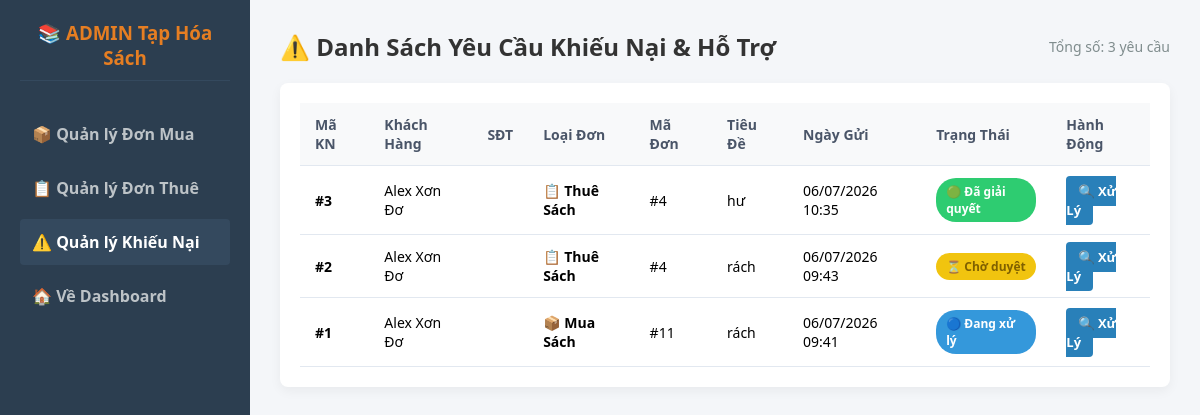
The app's page /admin/admin_khieu_nai.php with its own data.
### tables this page shows
CREATE TABLE `khieu_nai` (
  `id` int(11) NOT NULL,
  `id_nguoi_dung` int(11) NOT NULL,
  `loai_don` enum('mua','thue') NOT NULL COMMENT 'Phân loại khiếu nại đơn mua hay đơn thuê',
  `id_don_hang` int(11) NOT NULL COMMENT 'ID của đơn hàng mua hoặc thuê tương ứng',
  `tieu_de` varchar(255) NOT NULL,
  `noi_dung` text NOT NULL,
  `trang_thai` enum('cho_giai_quyet','dang_xu_ly','da_giai_quyet') DEFAULT 'cho_giai_quyet',
  `phan_hoi_admin` text DEFAULT NULL COMMENT 'Lời nhắn giải quyết từ Admin',
  `ngay_tao` timestamp NOT NULL DEFAULT current_timestamp(),
  `ngay_cap_nhat` timestamp NOT NULL DEFAULT current_timestamp() ON UPDATE current_timestamp()
);

CREATE TABLE `nguoi_dung` (
  `id` int(11) NOT NULL,
  `ten_dang_nhap` varchar(100) NOT NULL,
  `mat_khau` varchar(255) NOT NULL,
  `ho_ten` varchar(255) NOT NULL,
  `email` varchar(100) NOT NULL,
  `vai_tro` enum('khach_hang','admin') DEFAULT 'khach_hang',
  `ngay_tao` timestamp NOT NULL DEFAULT current_timestamp(),
  `so_dien_thoai` varchar(100) NOT NULL
);

### src/admin/admin_khieu_nai.php (the view, shortened to what this page needs)
<?php
require_once '../db.php';
$sql = "SELECT kn.*, nd.ho_ten, nd.so_dien_thoai
        FROM khieu_nai kn
        LEFT JOIN nguoi_dung nd ON kn.id_nguoi_dung = nd.id
        ORDER BY kn.ngay_tao DESC";
$stmt_kn = $ket_noi->query($sql);
$danh_sach_kn = $stmt_kn->fetchAll(PDO::FETCH_ASSOC);
?>
<!DOCTYPE html>
<html lang="vi">
<head>
</head>
<body>
<div class="sidebar">
    <h3>📚 ADMIN Tạp Hóa Sách</h3>
    <a href="admin_don_hang_mua.php">📦 Quản lý Đơn Mua</a>
    <a href="admin_don_hang_thue.php">📋 Quản lý Đơn Thuê</a>
    <a href="admin_khieu_nai.php" class="active">⚠️ Quản lý Khiếu Nại</a>
    <a href="../admin/index.php">🏠 Về Dashboard</a>
</div>
<div class="main-content">
    <h2>⚠️ Danh Sách Yêu Cầu Khiếu Nại & Hỗ Trợ
        <span style="font-size: 14px; color: #7f8c8d; font-weight: normal;">Tổng số: <?php echo count($danh_sach_kn); ?> yêu cầu</span>
    </h2>
    <div class="table-container">
        <table>
            <thead>
                <tr>
                    <th>Mã KN</th>
                    <th>Khách Hàng</th>
                    <th>SĐT</th>
                    <th>Loại Đơn</th>
                    <th>Mã Đơn</th>
                    <th>Tiêu Đề</th>
                    <th>Ngày Gửi</th>
                    <th>Trạng Thái</th>
                    <th>Hành Động</th>
                </tr>
            </thead>
            <tbody>
                <?php if (count($danh_sach_kn) == 0): ?>
                    <tr>
                        <td colspan="9" style="text-align: center; color: #7f8c8d;">Hiện tại chưa có khiếu nại nào từ khách hàng.</td>
                    </tr>
                <?php else: ?>
                    <?php foreach ($danh_sach_kn as $kn): ?>
                        <tr>
                            <td><strong>#<?php echo $kn['id']; ?></strong></td>
                            <td><?php echo htmlspecialchars($kn['ho_ten']); ?></td>
                            <td><?php echo htmlspecialchars($kn['so_dien_thoai']); ?></td>
                            <td><strong><?php echo ($kn['loai_don'] == 'mua') ? '📦 Mua Sách' : '📋 Thuê Sách'; ?></strong></td>
                            <td>#<?php echo $kn['id_don_hang']; ?></td>
                            <td style="max-width: 180px; white-space: nowrap; overflow: hidden; text-overflow: ellipsis;"><?php echo htmlspecialchars($kn['tieu_de']); ?></td>
                            <td><?php echo date('d/m/Y H:i', strtotime($kn['ngay_tao'])); ?></td>
                            <td>
                                <span class="badge badge-<?php echo $kn['trang_thai']; ?>">
                                    <?php
                                        if($kn['trang_thai'] == 'cho_giai_quyet') echo '⏳ Chờ duyệt';
                                        elseif($kn['trang_thai'] == 'dang_xu_ly') echo '🔵 Đang xử lý';
                                        elseif($kn['trang_thai'] == 'da_giai_quyet') echo '🟢 Đã giải quyết';
                                    ?>
                                </span>
                            </td>
                            <td>
                                <a href="admin_khieu_nai.php?xem=<?php echo $kn['id']; ?>#chi-tiet-kn" class="btn btn-info">🔍 Xử Lý</a>
                            </td>
                        </tr>
                    <?php endforeach; ?>
                <?php endif; ?>
            </tbody>
        </table>
    </div>
</div>
</body>
</html>

### src/admin/admin_khieu_nai.php (style rules this page uses)
* { box-sizing: border-box; margin: 0; padding: 0; font-family: 'Segoe UI', Tahoma, Geneva, Verdana, sans-serif; }
body { background-color: #f4f6f9; display: flex; min-height: 100vh; }
.sidebar { width: 250px; background-color: #2c3e50; color: white; padding: 20px; }
.sidebar h3 { text-align: center; margin-bottom: 30px; color: #e67e22; border-bottom: 1px solid #34495e; padding-bottom: 10px; }
.sidebar a { display: block; color: #bdc3c7; padding: 12px; text-decoration: none; border-radius: 4px; margin-bottom: 8px; font-weight: bold; }
.sidebar a:hover, .sidebar a.active { background-color: #34495e; color: white; }
.main-content { flex: 1; padding: 30px; overflow-y: auto; }
h2 { color: #333; margin-bottom: 20px; display: flex; align-items: center; justify-content: space-between; }
.table-container { background: white; border-radius: 8px; box-shadow: 0 4px 12px rgba(0,0,0,0.05); padding: 20px; margin-bottom: 30px; }
table { width: 100%; border-collapse: collapse; text-align: left; }
th, td { padding: 12px 15px; border-bottom: 1px solid #e2e8f0; font-size: 14px; }
th { background-color: #f8f9fa; color: #4a5568; font-weight: bold; }
.badge { padding: 5px 10px; border-radius: 20px; font-size: 12px; font-weight: bold; display: inline-block; }
.badge-cho_giai_quyet { background-color: #f1c40f; color: #7f6000; }
.badge-dang_xu_ly { background-color: #3498db; color: white; }
.badge-da_giai_quyet { background-color: #2ecc71; color: white; }
.btn { padding: 6px 12px; border-radius: 4px; border: none; cursor: pointer; text-decoration: none; font-size: 13px; font-weight: bold; }
.btn-info { background-color: #2980b9; color: white; }

### records on screen
khieu_nai: id "3", id_nguoi_dung.ho_ten "Alex Xơn Đơ", loai_don "📋 Thuê Sách", id_don_hang "4", tieu_de "hư", ngay_tao "06/07/2026 10:35", trang_thai "🟢 Đã giải quyết"
khieu_nai: id "2", id_nguoi_dung.ho_ten "Alex Xơn Đơ", loai_don "📋 Thuê Sách", id_don_hang "4", tieu_de "rách", ngay_tao "06/07/2026 09:43", trang_thai "⏳ Chờ duyệt"
khieu_nai: id "1", id_nguoi_dung.ho_ten "Alex Xơn Đơ", loai_don "📦 Mua Sách", id_don_hang "11", tieu_de "rách", ngay_tao "06/07/2026 09:41", trang_thai "🔵 Đang xử lý"

### other values on screen
count($danh_sach_kn) "3"
